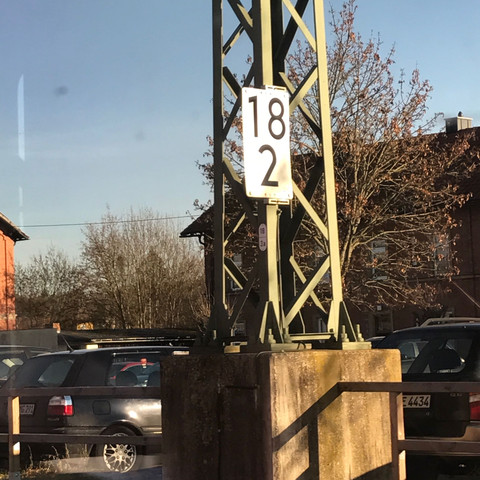
#> input picture Informatiker/Bilder/ZahlenSchwarzAufWeiss.jpg, 480 x 480 px, found by its file name
$ python ShiThomsaiCornerDetection.py
#> lines starting #> are read from the running program, lines starting #| are printed output that depends on the picture; after the words box and inside, x2 and y2 are one past the last pixel; in counts of white or black regions, pixels touching at a corner belong together
import numpy as np
import cv2
from matplotlib import pyplot as plt

PathImg = 'D:\Schule\PREN\Bilder\\'
InputImg = 'ZahlenSchwarzAufWeiss.jpg'

img = cv2.imread(PathImg+InputImg)
#> img is the input picture: shape (480, 480, 3); mean B, G, R 103.3, 110.2, 114.1
gray = cv2.cvtColor(img,cv2.COLOR_BGR2GRAY)
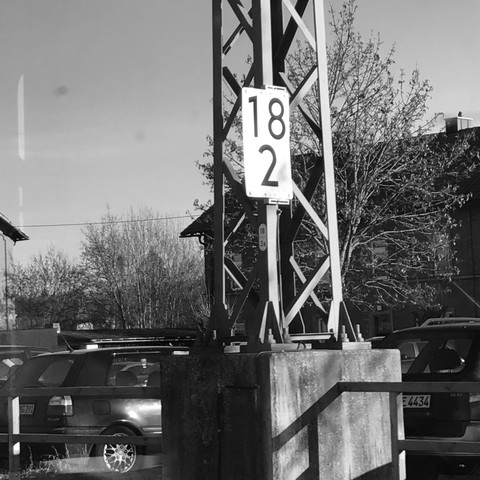
#> gray: shape (480, 480); min 0, max 255, mean 110.6

# Parameters for Shi-Tomasi algorithm
maxCorners = 20
qualityLevel = 0.01
minDistance = 20
blockSize = 3
gradientSize = 3
useHarrisDetector = False
k = 0.04

corners = cv2.goodFeaturesToTrack(gray, maxCorners, qualityLevel, minDistance, None, blockSize=blockSize, gradientSize=gradientSize, useHarrisDetector=useHarrisDetector, k=k)
#> corners = 20 rows, first 8: [18, 442], [463, 361], [404, 451], [458, 129], [17, 397], [329, 336], [252, 102], [117, 445]
corners = np.int0(corners)

for i in corners:
    x,y = i.ravel()
    cv2.circle(img,(x,y),3,255,-1)
#> this loop made 20 passes
#> (x, y) on passes 1 to 12: (18, 442), (463, 361), (404, 451), (458, 129), (17, 397), (329, 336), (252, 102), (117, 445), (202, 236), (114, 354), (145, 385), (188, 352)
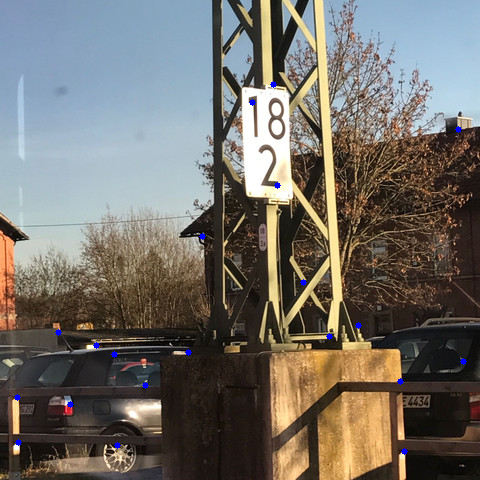
#> img: shape (480, 480, 3); 0.25% of pixels changed, all inside (x1, y1, x2, y2) = (14, 81, 467, 455)

plt.imshow(img),plt.show()

$ run again, with Informatiker/Bilder/Geschwindigkeitsschilder.jpg copied over Informatiker/Bilder/ZahlenSchwarzAufWeiss.jpg
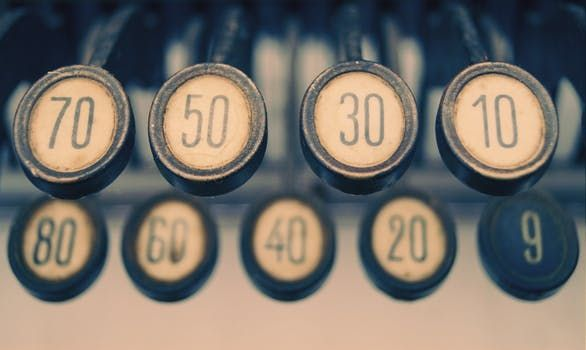
#> input picture Informatiker/Bilder/Geschwindigkeitsschilder.jpg, 586 x 350 px, found by its file name
#> img is the input picture: shape (350, 586, 3); mean B, G, R 106.4, 113.7, 120
#> `gray = cv2.cvtColor(img,cv2.COLOR_BGR2GRAY)`:
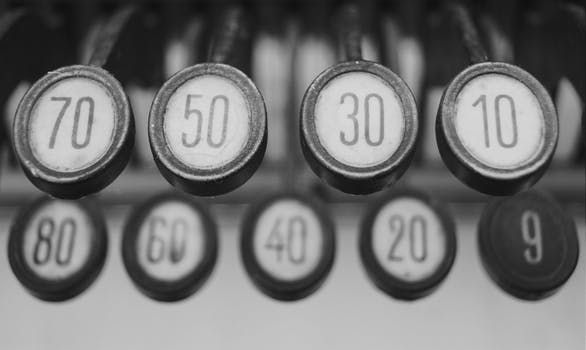
#> gray: shape (350, 586); min 9, max 223, mean 114.8
#> corners = 20 rows, first 8: [48, 72], [357, 62], [152, 125], [313, 88], [34, 174], [65, 101], [117, 147], [473, 105]
#> the loop `for i in corners:` made 20 passes
#> after the loop `for i in corners:`:
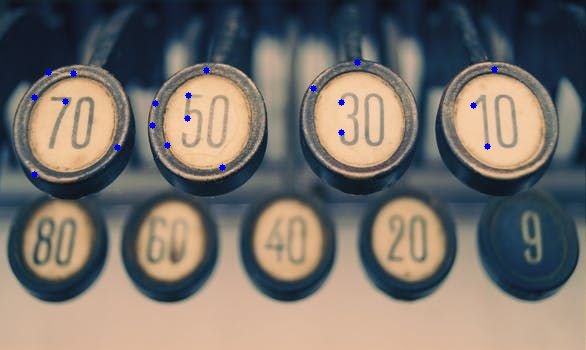
#> img: shape (350, 586, 3); 0.28% of pixels changed, all inside (x1, y1, x2, y2) = (31, 59, 498, 178)

$ run again, with Informatiker/Bilder/JassKarten.jpg copied over Informatiker/Bilder/ZahlenSchwarzAufWeiss.jpg
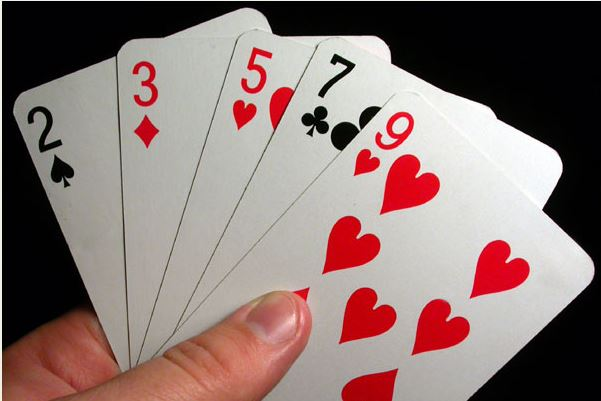
#> input picture Informatiker/Bilder/JassKarten.jpg, 601 x 401 px, found by its file name
#> img is the input picture: shape (401, 601, 3); mean B, G, R 113.5, 116.8, 136.7
#> `gray = cv2.cvtColor(img,cv2.COLOR_BGR2GRAY)`:
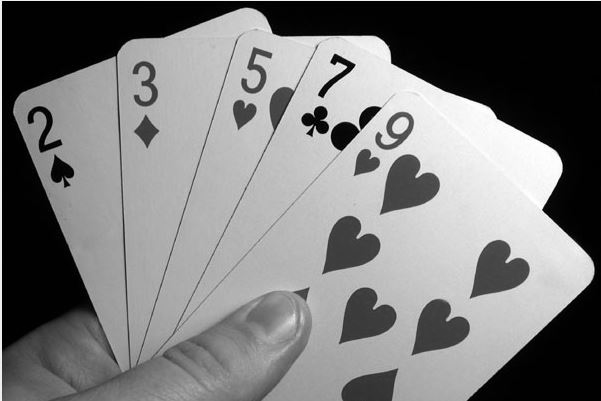
#> gray: shape (401, 601); min 0, max 255, mean 122.3
#> corners = 20 rows, first 8: [3, 2], [307, 133], [361, 128], [380, 108], [346, 67], [322, 96], [254, 63], [416, 177]
#> the loop `for i in corners:` made 20 passes
#> after the loop `for i in corners:`:
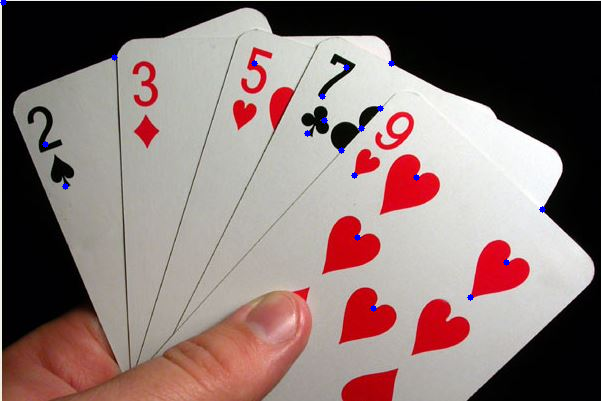
#> img: shape (401, 601, 3); 0.24% of pixels changed, all inside (x1, y1, x2, y2) = (0, 0, 546, 312)
